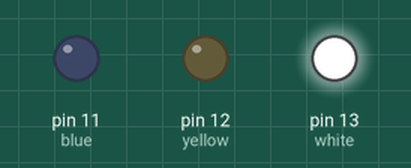
Simulated run of this sketch. Board: Arduino Uno, built with avr-gcc and run on an emulated ATmega328P. On the bench: output pins drawn as LEDs (lit = HIGH).

Above: at 0.5 s.
At 2.5 s:
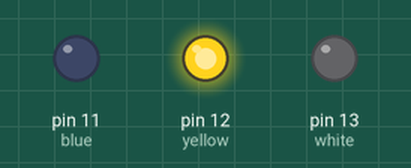
At 4.5 s:
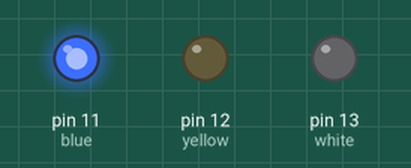
At 5.5 s:
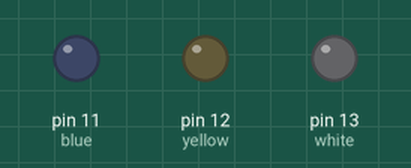
Timing chart, 0 to 7.8 s (numbered marks = the images above):
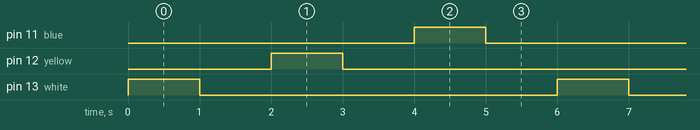

The sketch:

blinking_LED.ino
```cpp
int white = 13;
int yellow = 12;
int blue = 11;
void setup() {
  pinMode(white, OUTPUT);
  pinMode(yellow, OUTPUT);
  pinMode(blue, OUTPUT);
}

void loop() {
  for(int i=13; i>=11; i--){
    digitalWrite(i, HIGH);
    delay(1000);
    digitalWrite(i, LOW);
    delay(1000);
  }
}
```

Measured:
- by itself, pin 11 (blue), pin 12 (yellow), pin 13 (white): alternates HIGH for 1.0 s and LOW for 5.0 s
- by itself, everything shown: repeats every 6.0 s, in 6 steps
